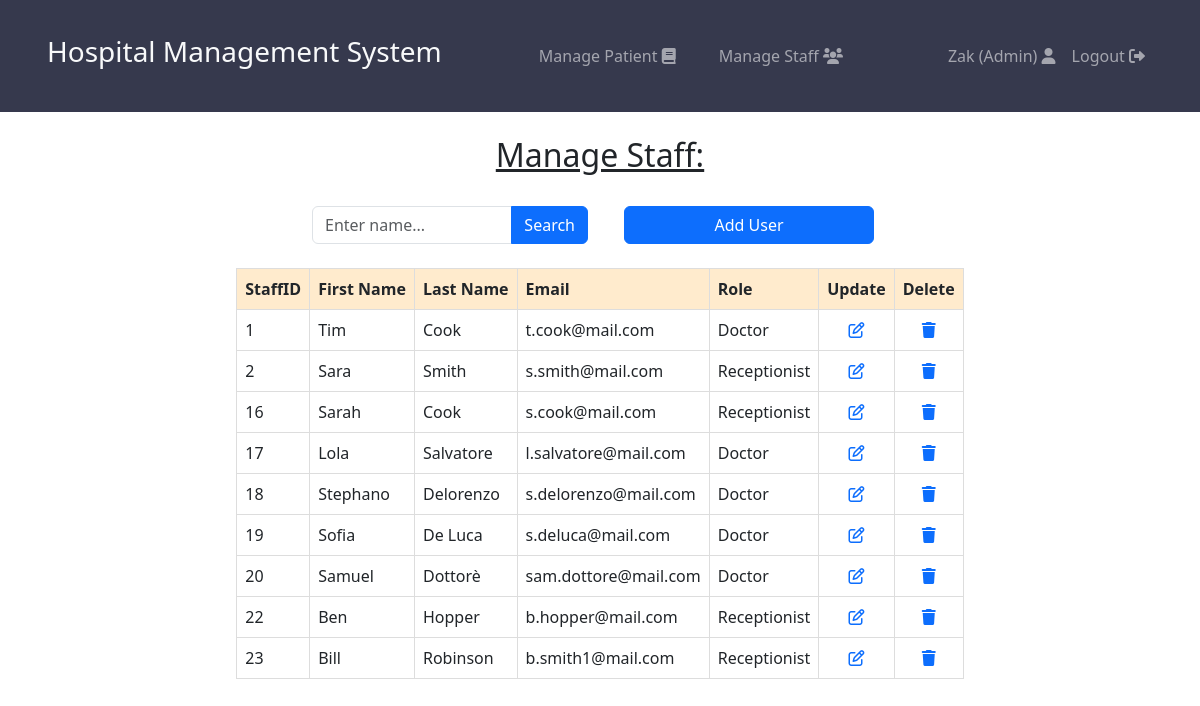
The app's page /manageStaff.php (signed in) with its own data.
### tables this page shows
CREATE TABLE "staff" (
	"staffID"	INTEGER NOT NULL,
	"firstName"	TEXT NOT NULL,
	"lastName"	TEXT NOT NULL,
	"email"	TEXT NOT NULL,
	"password"	TEXT NOT NULL,
	"role"	TEXT NOT NULL,
	PRIMARY KEY("staffID" AUTOINCREMENT)
);

### manageStaff.php (the view, shortened to what this page needs)
<?php
include_once 'db_conn.php';
if (isset($_GET['query'])) {
    $query = $_GET['query'];
    $searchQuery = "SELECT staffID, firstName, lastName, email, role FROM staff WHERE
                    firstName LIKE '%$query%' OR lastName LIKE '%$query%'";
    $result = $db->query($searchQuery);
} else {
    $result = $db->query("SELECT staffID, firstName, lastName, email, role FROM staff");
}
?>
<!DOCTYPE html>
<html lang="en">
<head>
    <link href="https://cdn.jsdelivr.net/npm/bootstrap@5.3.2/dist/css/bootstrap.min.css" rel="stylesheet"
>
    <link rel="stylesheet" href="https://cdnjs.cloudflare.com/ajax/libs/font-awesome/6.0.0-beta3/css/all.min.css">
</head>
<body>
    <?php include_once 'navbars/adminNav.php'; ?>
        <div class="container-sm">
            <h2 class='mt-4' style='text-align: center; font-weight: 100;'><u>Manage Staff:</u></h2>
            <div class="row mt-2">
                <div class="col-md-6">
                    <form method="GET" action="">
                        <div class="input-group">
                            <input type="text" id="searchInput" class="form-control mt-4" name="query"
                                placeholder="Enter name..." value="<?php echo isset($_GET['query']) ? htmlspecialchars($_GET['query']) : ''; ?>">
                            <button class="btn btn-primary mt-4" type="submit">Search</button>
                        </div>
                    </form>
                </div>
                <div class="col-md-6">
                    <div class="container-sm">
                        <a href="createStaff.php" id="btn" class="btn btn-primary mt-4">
                            Add User
                        </a>
                    </div>
                </div>
            </div>
        </div>
        <table class='center' border='1'>
            <tr>
                <th>StaffID</th>
                <th>First Name</th>
                <th>Last Name</th>
                <th>Email</th>
                <th>Role</th>
                <th>Update</th>
                <th>Delete</th>
            </tr>
            <?php
                while ($row = $result->fetchArray(SQLITE3_ASSOC)) {
                    echo "<tr>
                <td>{$row['staffID']}</td>
                <td>{$row['firstName']}</td>
                <td>{$row['lastName']}</td>
                <td>{$row['email']}</td>
                <td>{$row['role']}</td>
                <td class='centered-icon'><a href='updateStaff.php?staffID={$row['staffID']}'><i class='far fa-pen-to-square' id='edit' ></i></a></td>
                <td class='centered-icon'><a href='delete.php?staffID={$row['staffID']}' onclick='return confirm(\"Are you sure you want to delete this record?\")'><i class='fa-solid fa-trash' id='trash' ></i></a></td>
            </tr>";
                 }
        ?>
        </table>
</body>
</html>

### navbars/adminNav.php (shortened to what this page needs)
<head>
</head>
<nav class="navbar navbar-expand-lg navbar-dark">
  <div class="container">
    <h3 id="title" class="text-light">Hospital Management System</h3>
    <div class="collapse navbar-collapse" id="navbarNav">
      <ul class="navbar-nav mx-auto justify-content-between" style="width: 45%;">
        <li class="nav-item">
          <a class="nav-link" href="viewPatient.php">Manage Patient
                <i class="fa-solid fa-book"></i>
          </a>
        </li>
        <li class="nav-item">
          <a class="nav-link" href="manageStaff.php">Manage Staff
                <i class="fa-solid fa-users"></i>
          </a>
        </li>
      </ul>
      <ul class="navbar-nav">
      <li class="nav-item">
            <a class="nav-link" href="#"><?php echo $_SESSION['firstName'] . " (Admin)"; ?>
                <i class="fa-solid fa-user"></i>
            </a>
        </li>
        <li class="nav-item">
            <a class="nav-link" href="logout.php">Logout
                <i class="fa-solid fa-right-from-bracket"></i>
            </a>
        </li>
      </ul>
    </div>
  </div>
</nav>

### manageStaff.php (style rules this page uses)
th, td { border: 1px solid #ddd; padding: 8px; text-align: left; }
th { background-color: blanchedalmond; }
.center { margin-left: auto; margin-right: auto; margin-top: 2%; }
.container-sm { width: 600px; }
#btn { width: 250px; }
.centered-icon { text-align: center; vertical-align: middle; }

### navbars/adminNav.php (style rules this page uses)
.navbar { background-color: #36394d; padding: 35px; }
.navbar, #title { font-weight: 100; }

### records on screen
staff: staffID "1", firstName "Tim", lastName "Cook", email "t.cook@mail.com", role "Doctor"
staff: staffID "2", firstName "Sara", lastName "Smith", email "s.smith@mail.com", role "Receptionist"
staff: staffID "16", firstName "Sarah", lastName "Cook", email "s.cook@mail.com", role "Receptionist"
staff: staffID "17", firstName "Lola", lastName "Salvatore", email "l.salvatore@mail.com", role "Doctor"
staff: staffID "18", firstName "Stephano", lastName "Delorenzo", email "s.delorenzo@mail.com", role "Doctor"
staff: staffID "19", firstName "Sofia", lastName "De Luca", email "s.deluca@mail.com", role "Doctor"
staff: staffID "20", firstName "Samuel", lastName "Dottorè", email "sam.dottore@mail.com", role "Doctor"
staff: staffID "22", firstName "Ben", lastName "Hopper", email "b.hopper@mail.com", role "Receptionist"
staff: staffID "23", firstName "Bill", lastName "Robinson", email "b.smith1@mail.com", role "Receptionist"

### other values on screen
$_SESSION['firstName'] "Zak"
